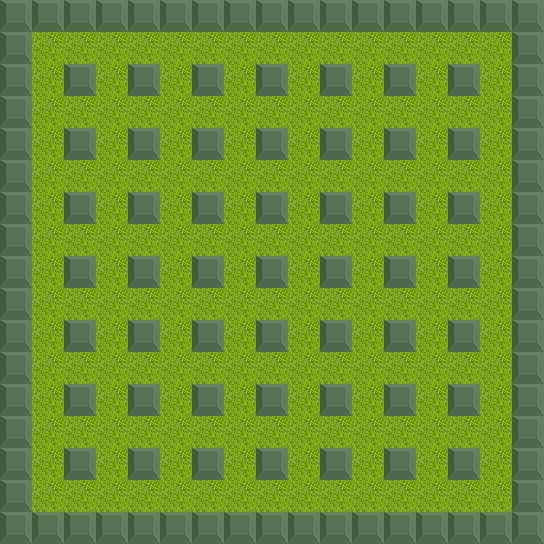

A level layout from a 2D game, rendered from its tile map. Below: a short description, then the map file with tile-grid data replaced by summaries:
An orthogonal 17x17 tile map with 32x32 px tiles, 2 tile layers (Background, Objects).

<map version="1.0" orientation="orthogonal" renderorder="right-down" width="17" height="17" tilewidth="32" tileheight="32" nextobjectid="1">
    <tileset firstgid="1" name="tilea2" tilewidth="32" tileheight="32" tilecount="192" columns="16">
        <image source="tilea2.png" width="512" height="384" />
        <tile id="54">
            <properties>
                <property name="blocked" type="bool" value="true" />
            </properties>
        </tile>
    </tileset>
    <layer name="Background" width="17" height="17">
        <data>[289 cells, 289 non-empty, 1 distinct tile ids]</data>
    </layer>
    <layer name="Objects" width="17" height="17">
        <data>[289 cells, 113 non-empty, 1 distinct tile ids]</data>
    </layer>
</map>